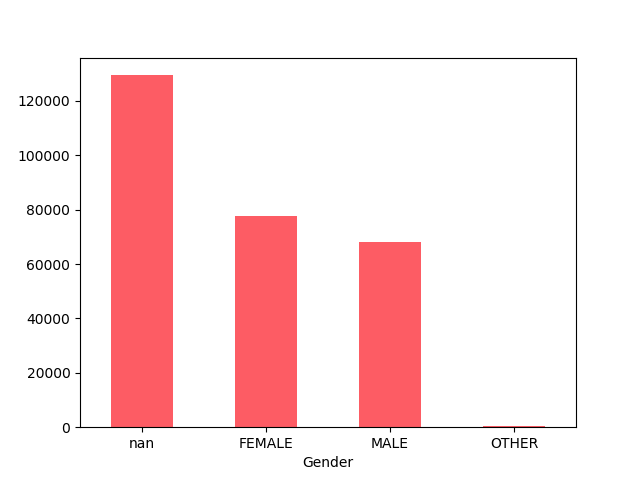
#> input picture kaggle_code/airbnb-recruiting-new-user-bookings/gender_distribution.png, 640 x 480 px; its folder holds only this picture in this run
$ python -i code.py   (imports and definitions only)   (older library calls are emulated)
#> lines starting #> are read from the running program, lines starting #| are printed output that depends on the picture
# -*- coding: utf-8 -*-

# Based on

# https://www.kaggle.com/the1owl/fractals-of-nature-blend-0-90050


from PIL import Image, ImageStat

from tqdm import tqdm

from sklearn import model_selection

import xgboost as xgb

import pandas as pd

import numpy as np

import glob, cv2

import scipy

import random

import datetime

import os

import warnings

# [7 lines not run here, left out]


def get_features(path):

    try:

        ft = []

        img = Image.open(path)
#> img is the input picture: PIL image 640x480 RGBA; mean R, G, B, A 251.7, 227.4, 228.6, 255

        im_stats_ = ImageStat.Stat(img)

        ft += im_stats_.sum
#> ft = [77321421, 69846887, 70218391, 78336000]

        ft += im_stats_.mean
#> ft = [77321421, 69846887, 70218391, 78336000, 251.7, 227.4, 228.6, 255]

        ft += im_stats_.rms
#> ft = [77321421, 69846887, 70218391, 78336000, 251.7, 227.4, 228.6, 255, 252.9, 235.8, 236.3, 255]

        ft += im_stats_.var
#> ft = [77321421, 69846887, 70218391, 78336000, 251.7, 227.4, 228.6, 255, 252.9, 235.8, 236.3, 255, 631.6, 3896, 3576.7, 0]

        ft += im_stats_.stddev
#> ft = [77321421, 69846887, 70218391, 78336000, 251.7, 227.4, 228.6, 255, 252.9, 235.8, 236.3, 255, 631.6, 3896, 3576.7, 0, 25.13, 62.42, 59.81, 0]

        img = np.array(img)[:,:,:3]
#> img: shape (480, 640, 3)

        ft += [scipy.stats.kurtosis(img[:,:,0].ravel())]
#> ft = [77321421, 69846887, 70218391, 78336000, 251.7, 227.4, 228.6, 255, 252.9, 235.8, 236.3, 255, 631.6, 3896, 3576.7, 0, 25.13, 62.42, 59.81, 0, 85.14]

        ft += [scipy.stats.kurtosis(img[:,:,1].ravel())]
#> ft = [77321421, 69846887, 70218391, 78336000, 251.7, 227.4, 228.6, 255, 252.9, 235.8, 236.3, 255, 631.6, 3896, 3576.7, 0, 25.13, 62.42, 59.81, 0, 85.14, 1.89]

        ft += [scipy.stats.kurtosis(img[:,:,2].ravel())]
#> ft = [77321421, 69846887, 70218391, 78336000, 251.7, 227.4, 228.6, 255, 252.9, 235.8, 236.3, 255, 631.6, 3896, 3576.7, 0, 25.13, 62.42, 59.81, 0, 85.14, 1.89, 2.1]

        ft += [scipy.stats.skew(img[:,:,0].ravel())]
#> ft = [77321421, 69846887, 70218391, 78336000, 251.7, 227.4, 228.6, 255, 252.9, 235.8, 236.3, 255, 631.6, 3896, 3576.7, 0, 25.13, 62.42, 59.81, 0, 85.14, 1.89, 2.1, -9.2]

        ft += [scipy.stats.skew(img[:,:,1].ravel())]
#> ft = 25 values, max 78336000 at index 3, min -9.2 at index 23, mean 11829318.9

        ft += [scipy.stats.skew(img[:,:,2].ravel())]
#> ft = 26 values, max 78336000 at index 3, min -9.2 at index 23, mean 11374345

        bw = cv2.equalizeHist(cv2.cvtColor(img, cv2.COLOR_RGB2GRAY))
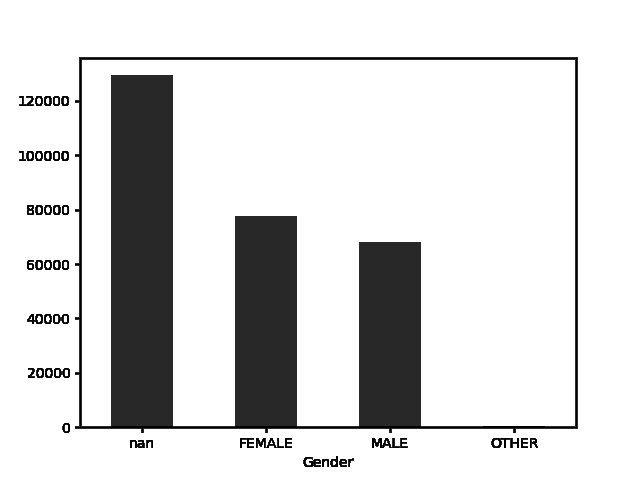
#> bw: shape (480, 640); min 0, max 255, mean 216.5

        ft += list(cv2.HuMoments(cv2.moments(bw)).flatten())
#> ft = 33 values, max 78336000 at index 3, min -9.2 at index 23, mean 8961605.1

        ft += list(cv2.calcHist([bw],[0],None,[64],[0,256]).flatten()) #bw
#> ft = 97 values, max 78336000 at index 3, min -9.2 at index 23, mean 3051960.5

        ft += list(cv2.calcHist([img],[0],None,[64],[0,256]).flatten()) #r
#> ft = 161 values, max 78336000 at index 3, min -9.2 at index 23, mean 1840666.9

        ft += list(cv2.calcHist([img],[1],None,[64],[0,256]).flatten()) #g
#> ft = 225 values, max 78336000 at index 3, min -9.2 at index 23, mean 1318464.8

        ft += list(cv2.calcHist([img],[2],None,[64],[0,256]).flatten()) #b
#> ft = 289 values, max 78336000 at index 3, min -9.2 at index 23, mean 1027549.4

        m, s = cv2.meanStdDev(img) #mean and standard deviation
#> m = [251.7, 227.4, 228.6]; s = [25.13, 62.42, 59.81]

        ft += list(m.ravel())
#> ft = 292 values, max 78336000 at index 3, min -9.2 at index 23, mean 1016994.8

        ft += list(s.ravel())
#> ft = 295 values, max 78336000 at index 3, min -9.2 at index 23, mean 1006653

        ft += [cv2.Laplacian(bw, cv2.CV_64F).var()]
#> ft = 296 values, max 78336000 at index 3, min -9.2 at index 23, mean 1003261.5

        ft += [cv2.Laplacian(img, cv2.CV_64F).var()]
#> ft = 297 values, max 78336000 at index 3, min -9.2 at index 23, mean 999894.2

        ft += [cv2.Sobel(bw,cv2.CV_64F,1,0,ksize=5).var()]
#> ft = 298 values, max 78336000 at index 3, min -9.2 at index 23, mean 1006820.2

        ft += [cv2.Sobel(bw,cv2.CV_64F,0,1,ksize=5).var()]
#> ft = 299 values, max 78336000 at index 3, min -9.2 at index 23, mean 1011534.5

        ft += [cv2.Sobel(img,cv2.CV_64F,1,0,ksize=5).var()]
#> ft = 300 values, max 78336000 at index 3, min -9.2 at index 23, mean 1012276.1

        ft += [cv2.Sobel(img,cv2.CV_64F,0,1,ksize=5).var()]
#> ft = 301 values, max 78336000 at index 3, min -9.2 at index 23, mean 1012109.8

    except:

        print(path)

    return ft


def load_img(paths):

    imf_d = {}

    for f in tqdm(paths, miniters=30):

        imf_d[f] = get_features(f)

    fdata = [imf_d[f] for f in paths]

    return fdata


# [1 line not run here, left out]

in_path = '../input/'

# [1 line that did not run here, left out]

# [1 line that did not run here, left out]

# [1 line that did not run here, left out]

pd.DataFrame.from_dict(xtrain).to_csv('xtrain1.csv', index=False)

# [1 line that did not run here, left out]


# [1 line not run here, left out]

test_jpg = glob.glob(in_path + 'test/*.jpg')

test = pd.DataFrame([[p.split('/')[3].replace('.jpg',''),p] for p in test_jpg])

# [1 line that did not run here, left out]

# [1 line that did not run here, left out]

pd.DataFrame.from_dict(xtest).to_csv('xtest1.csv', index=False)

# [1 line that did not run here, left out]


# [1 line that did not run here, left out]

# [1 line that did not run here, left out]

# [1 line that did not run here, left out]


# [1 line not run here, left out]

# [1 line that did not run here, left out]

# [1 line that did not run here, left out]

# [1 line that did not run here, left out]

score = 0

folds = 3 #10

# [1 line that did not run here, left out]


# [71 lines not run here, left out]


now = datetime.datetime.now()

# [1 line that did not run here, left out]

# [3 lines not run here, left out]

>>> result = get_features('../airbnb-recruiting-new-user-bookings/gender_distribution.png')
#> result has the same summary as ft in get_features
